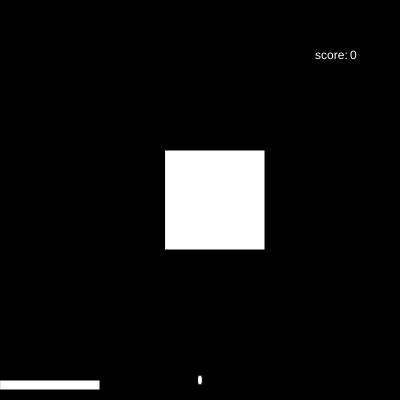
Frame 1 (no input)
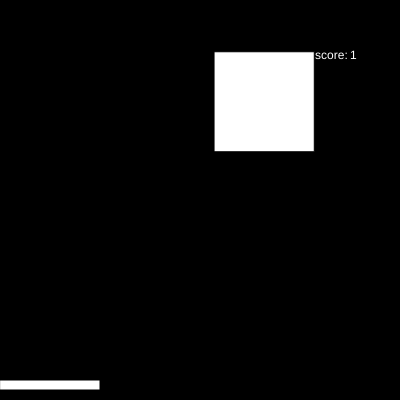
Frame 60 (no input)
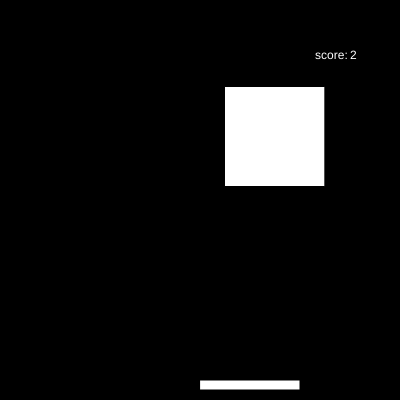
Frame 120 (the mouse pressed at the canvas centre since frame 60)

The p5.js sketch that drew these frames (run headless with seeded random() and noise() and a simulated clock; from frame 60 on, the mouse is pressed at the canvas centre):

// p5.js sketch
// ── sketch.js
var toyX = 200
var toyY = 380
var catX = 165
var catY = 150
var score = 0
function setup() {
  createCanvas(400, 400);
}

function draw() {
  background(0);
  
  rect (mouseX, 380, 100, 10)
  rect (catX, catY, 100)
  fill(255)
  ellipse(toyX, toyY, 5, 10)
  text(score, 350, 50, 25)
  text('score:', 315.1, 58.7)
  toyY = toyY - 5
  if (toyX > catX && toyX < catX+100 && toyY>catY && toyY<catY+100){
  
    catX = random(0,300)
    catY = random(0,250)
    toyX = 500
    toyY = 500
    score=score + 1
  }
  
  

  

}
  function mousePressed(){
  toyX = mouseX + 50
  toyY = 370
  }
